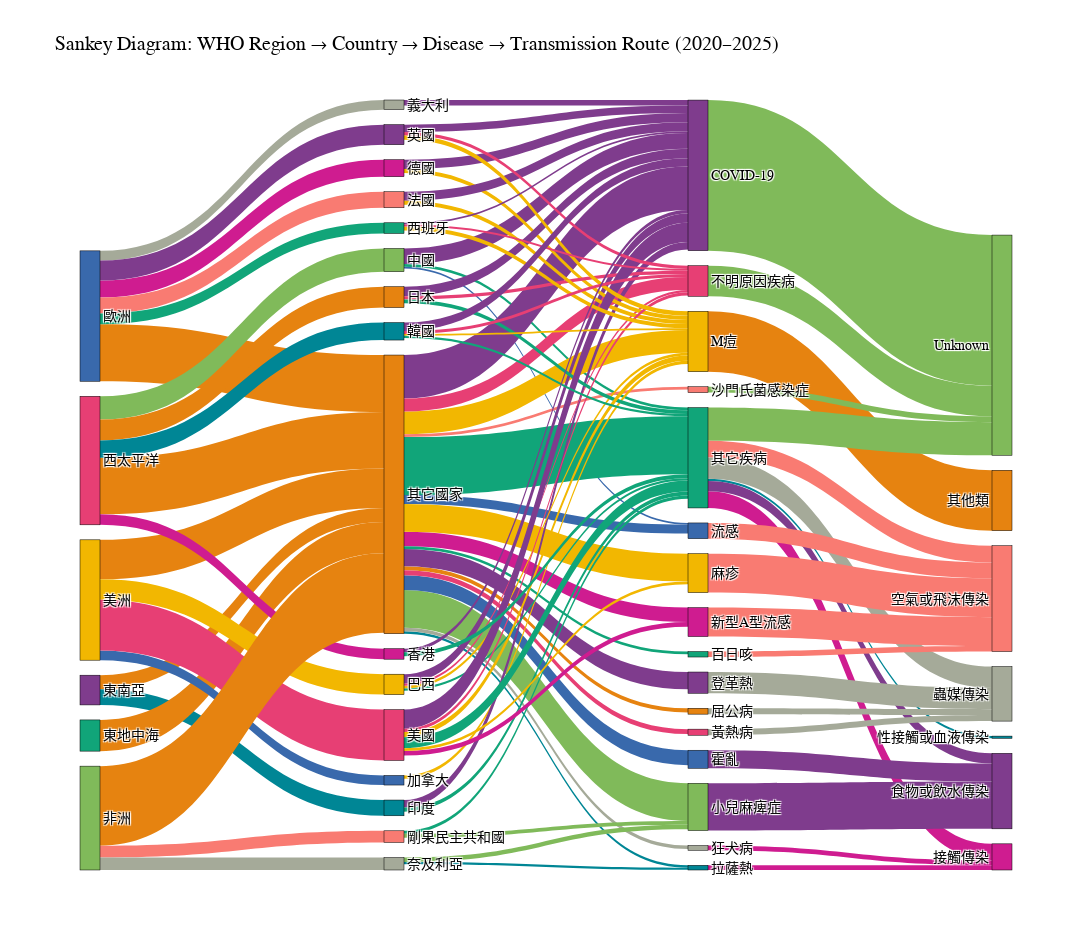

Notebook code cell kept with this figure:
### Markdown cell above
### Sanky: country-disease-route

### Code cell
import pandas as pd
import plotly.graph_objects as go
import plotly.colors as pc

# === Step 1: Prepare and clean data ===
df['date'] = pd.to_datetime(df['date'], errors='coerce')
df_temp = df[df['date'].dt.year > 2020][['WHO_region', 'country_name_zh', 'disease_name', 'transmission_route']]

# === Step 2: Keep top N countries and diseases for clarity ===
top_countries = df_temp['country_name_zh'].value_counts().nlargest(15).index
top_diseases = df_temp['disease_name'].value_counts().nlargest(15).index


df_temp['country_grouped'] = df_temp['country_name_zh'].where(df_temp['country_name_zh'].isin(top_countries), '其它國家')
df_temp['disease_grouped'] = df_temp['disease_name'].where(df_temp['disease_name'].isin(top_diseases), '其它疾病')
df_temp['route_grouped'] = df_temp['transmission_route'].fillna('Unknown')
df_temp['region_grouped'] = df_temp['WHO_region'].fillna('Other')

# === Step 3: Create three sets of links ===
link0 = (
    df_temp.groupby(['region_grouped', 'country_grouped'])
    .size()
    .reset_index(name='count')
)

link1 = (
    df_temp.groupby(['country_grouped', 'disease_grouped'])
    .size()
    .reset_index(name='count')
)

link2 = (
    df_temp.groupby(['disease_grouped', 'route_grouped'])
    .size()
    .reset_index(name='count')
)

# === Step 4: Filter small links to reduce clutter ===
link0 = link0[link0['count'] >= 50]
link1 = link1[link1['count'] >= 50]
link2 = link2[link2['count'] >= 50]

# === Step 5: Build unique node list and index mapping ===
all_nodes = pd.Series(
    link0['region_grouped'].tolist() +
    link0['country_grouped'].tolist() +
    link1['disease_grouped'].tolist() +
    link2['route_grouped'].tolist()
).unique()

node_indices = {name: i for i, name in enumerate(all_nodes)}

# Map source and target indices
link0['source'] = link0['region_grouped'].map(node_indices)
link0['target'] = link0['country_grouped'].map(node_indices)

link1['source'] = link1['country_grouped'].map(node_indices)
link1['target'] = link1['disease_grouped'].map(node_indices)

link2['source'] = link2['disease_grouped'].map(node_indices)
link2['target'] = link2['route_grouped'].map(node_indices)

# === Step 6: Assign colors to nodes ===
color_palette = pc.qualitative.Bold
node_colors = [color_palette[i % len(color_palette)] for i in range(len(all_nodes))]

# Color by disease and route for links
disease_color_map = {name: node_colors[node_indices[name]] for name in link1['disease_grouped'].unique()}
route_color_map = {name: node_colors[node_indices[name]] for name in link2['route_grouped'].unique()}

link0['color'] = link0['country_grouped'].map(lambda x: node_colors[node_indices.get(x, 0)])
link1['color'] = link1['disease_grouped'].map(disease_color_map)
link2['color'] = link2['route_grouped'].map(route_color_map)

# === Step 7: Combine all links ===
df_links = pd.concat([
    link0[['source', 'target', 'count', 'color']],
    link1[['source', 'target', 'count', 'color']],
    link2[['source', 'target', 'count', 'color']]
], ignore_index=True)

# === Step 8: Plot Sankey Diagram ===
fig = go.Figure(data=[go.Sankey(
    arrangement='snap',
    node=dict(
        pad=15,
        thickness=20,
        line=dict(color="black", width=0.5),
        label=all_nodes,
        color=node_colors
    ),
    link=dict(
        source=df_links['source'],
        target=df_links['target'],
        value=df_links['count'],
        color=df_links['color']
    )
)])


fig.update_layout(
    font=dict(size=14, color='black', family="Arial"),
    title_text="Sankey Diagram: WHO Region → Country → Disease → Transmission Route (2020–2025)",
    width=1100,
    height=950
)

#fig.write_image("output/plot/Sankey_region_country_disease_route_2020_2025.png", width=1100, height=950, scale=3)
fig.show()

### Figure 1 — Plotly figure (JSON) as saved in the notebook; plotly's stock layout.template omitted (floating-point values rounded to 4 significant figures)
{"data": [{"arrangement": "snap", "link": {"color": ["rgb(230, 131, 16)", "rgb(0, 134, 149)", "rgb(230, 131, 16)", "rgb(230, 131, 16)", "rgb(207, 28, 144)", "rgb(249, 123, 114)", "rgb(165, 170, 153)", "rgb(127, 60, 141)", "rgb(17, 165, 121)", "rgb(230, 131, 16)", "rgb(57, 105, 172)", "rgb(242, 183, 1)", "rgb(231, 63, 116)", "rgb(128, 186, 90)", "rgb(230, 131, 16)", "rgb(230, 131, 16)", "rgb(0, 134, 149)", "rgb(207, 28, 144)", "rgb(230, 131, 16)", "rgb(249, 123, 114)", "rgb(165, 170, 153)", "rgb(127, 60, 141)", "rgb(17, 165, 121)", "rgb(57, 105, 172)", "rgb(127, 60, 141)", "rgb(242, 183, 1)", "rgb(231, 63, 116)", "rgb(17, 165, 121)", "rgb(128, 186, 90)", "rgb(230, 131, 16)", "rgb(0, 134, 149)", "rgb(207, 28, 144)", "rgb(249, 123, 114)", "rgb(57, 105, 172)", "rgb(165, 170, 153)", "rgb(127, 60, 141)", "rgb(17, 165, 121)", "rgb(57, 105, 172)", "rgb(242, 183, 1)", "rgb(231, 63, 116)", "rgb(17, 165, 121)", "rgb(128, 186, 90)", "rgb(242, 183, 1)", "rgb(127, 60, 141)", "rgb(17, 165, 121)", "rgb(128, 186, 90)", "rgb(0, 134, 149)", "rgb(127, 60, 141)", "rgb(242, 183, 1)", "rgb(231, 63, 116)", "rgb(17, 165, 121)", "rgb(127, 60, 141)", "rgb(242, 183, 1)", "rgb(127, 60, 141)", "rgb(231, 63, 116)", "rgb(17, 165, 121)", "rgb(127, 60, 141)", "rgb(242, 183, 1)", "rgb(127, 60, 141)", "rgb(242, 183, 1)", "rgb(231, 63, 116)", "rgb(17, 165, 121)", "rgb(207, 28, 144)", "rgb(242, 183, 1)", "rgb(127, 60, 141)", "rgb(127, 60, 141)", "rgb(242, 183, 1)", "rgb(231, 63, 116)", "rgb(127, 60, 141)", "rgb(242, 183, 1)", "rgb(231, 63, 116)", "rgb(127, 60, 141)", "rgb(242, 183, 1)", "rgb(231, 63, 116)", "rgb(17, 165, 121)", "rgb(127, 60, 141)", "rgb(17, 165, 121)", "rgb(128, 186, 90)", "rgb(230, 131, 16)", "rgb(128, 186, 90)", "rgb(128, 186, 90)", "rgb(0, 134, 149)", "rgb(207, 28, 144)", "rgb(249, 123, 114)", "rgb(165, 170, 153)", "rgb(127, 60, 141)", "rgb(127, 60, 141)", "rgb(165, 170, 153)", "rgb(207, 28, 144)", "rgb(249, 123, 114)", "rgb(128, 186, 90)", "rgb(249, 123, 114)", "rgb(207, 28, 144)", "rgb(165, 170, 153)", "rgb(249, 123, 114)", "rgb(127, 60, 141)", "rgb(249, 123, 114)", "rgb(165, 170, 153)"], "source": [0, 0, 1, 2, 2, 2, 2, 2, 2, 3, 3, 3, 3, 4, 4, 4, 4, 4, 5, 5, 5, 16, 16, 16, 6, 6, 6, 6, 6, 6, 6, 6, 6, 6, 6, 6, 6, 6, 6, 6, 20, 20, 13, 7, 7, 21, 21, 14, 14, 14, 14, 8, 8, 17, 17, 17, 9, 9, 15, 15, 15, 15, 15, 15, 10, 11, 11, 11, 12, 12, 12, 18, 18, 18, 18, 19, 19, 22, 25, 26, 23, 23, 23, 23, 23, 23, 27, 28, 29, 30, 31, 24, 32, 33, 34, 35, 36, 37], "target": [6, 7, 6, 6, 8, 9, 10, 11, 12, 6, 13, 14, 15, 16, 6, 17, 18, 19, 6, 20, 21, 22, 23, 24, 22, 25, 26, 23, 27, 28, 29, 30, 31, 24, 32, 33, 34, 35, 36, 37, 23, 27, 25, 22, 23, 27, 29, 22, 25, 26, 23, 22, 25, 22, 26, 23, 22, 25, 22, 25, 26, 23, 30, 36, 22, 22, 25, 26, 22, 25, 26, 22, 25, 26, 23, 22, 23, 38, 39, 38, 38, 40, 41, 42, 43, 44, 44, 43, 41, 42, 38, 42, 41, 43, 42, 44, 42, 43], "value": [394, 443, 879, 1604, 479, 452, 271, 565, 301, 1113, 270, 575, 1431, 654, 1589, 588, 492, 296, 2242, 329, 353, 441, 73, 50, 1223, 638, 369, 1632, 1061, 117, 68, 408, 80, 250, 98, 485, 74, 420, 784, 138, 87, 107, 93, 212, 116, 129, 61, 266, 79, 59, 59, 259, 118, 267, 91, 106, 253, 116, 537, 145, 93, 312, 129, 77, 154, 209, 127, 92, 52, 118, 50, 236, 51, 86, 63, 97, 117, 4240, 1702, 862, 932, 62, 471, 472, 601, 287, 1331, 166, 133, 815, 165, 442, 133, 598, 154, 508, 1097, 171]}, "node": {"color": ["rgb(127, 60, 141)", "rgb(17, 165, 121)", "rgb(57, 105, 172)", "rgb(242, 183, 1)", "rgb(231, 63, 116)", "rgb(128, 186, 90)", "rgb(230, 131, 16)", "rgb(0, 134, 149)", "rgb(207, 28, 144)", "rgb(249, 123, 114)", "rgb(165, 170, 153)", "rgb(127, 60, 141)", "rgb(17, 165, 121)", "rgb(57, 105, 172)", "rgb(242, 183, 1)", "rgb(231, 63, 116)", "rgb(128, 186, 90)", "rgb(230, 131, 16)", "rgb(0, 134, 149)", "rgb(207, 28, 144)", "rgb(249, 123, 114)", "rgb(165, 170, 153)", "rgb(127, 60, 141)", "rgb(17, 165, 121)", "rgb(57, 105, 172)", "rgb(242, 183, 1)", "rgb(231, 63, 116)", "rgb(128, 186, 90)", "rgb(230, 131, 16)", "rgb(0, 134, 149)", "rgb(207, 28, 144)", "rgb(249, 123, 114)", "rgb(165, 170, 153)", "rgb(127, 60, 141)", "rgb(17, 165, 121)", "rgb(57, 105, 172)", "rgb(242, 183, 1)", "rgb(231, 63, 116)", "rgb(128, 186, 90)", "rgb(230, 131, 16)", "rgb(0, 134, 149)", "rgb(207, 28, 144)", "rgb(249, 123, 114)", "rgb(165, 170, 153)", "rgb(127, 60, 141)"], "label": ["東南亞", "東地中海", "歐洲", "美洲", "西太平洋", "非洲", "其它國家", "印度", "德國", "法國", "義大利", "英國", "西班牙", "加拿大", "巴西", "美國", "中國", "日本", "韓國", "香港", "剛果民主共和國", "奈及利亞", "COVID-19", "其它疾病", "流感", "M痘", "不明原因疾病", "小兒麻痺症", "屈公病", "拉薩熱", "新型A型流感", "沙門氏菌感染症", "狂犬病", "登革熱", "百日咳", "霍亂", "麻疹", "黃熱病", "Unknown", "其他類", "性接觸或血液傳染", "接觸傳染", "空氣或飛沫傳染", "蟲媒傳染", "食物或飲水傳染"], "line": {"color": "black", "width": 0.5}, "pad": 15, "thickness": 20}, "type": "sankey"}], "layout": {"font": {"color": "black", "family": "Arial", "size": 14}, "height": 950, "title": {"text": "Sankey Diagram: WHO Region → Country → Disease → Transmission Route (2020–2025)"}, "width": 1100}}
